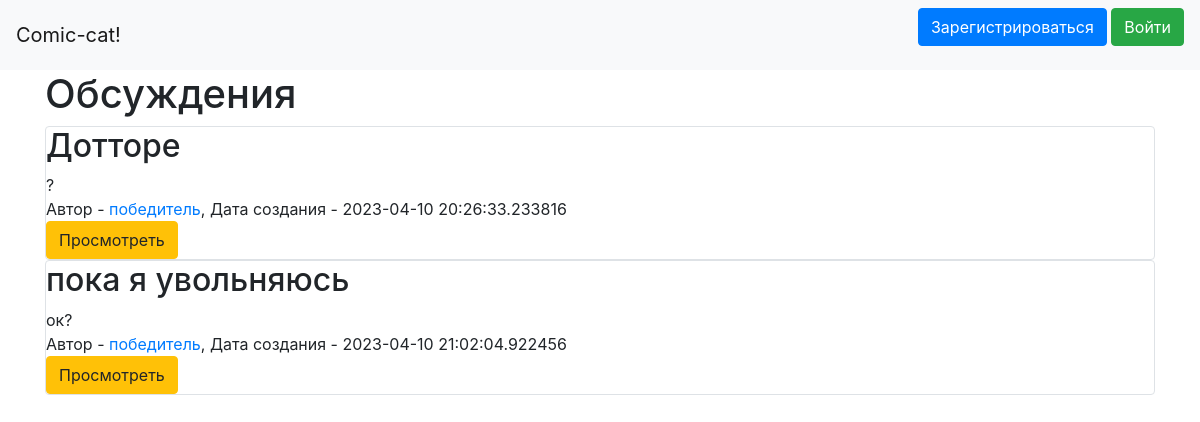
Before: / with the older database file.
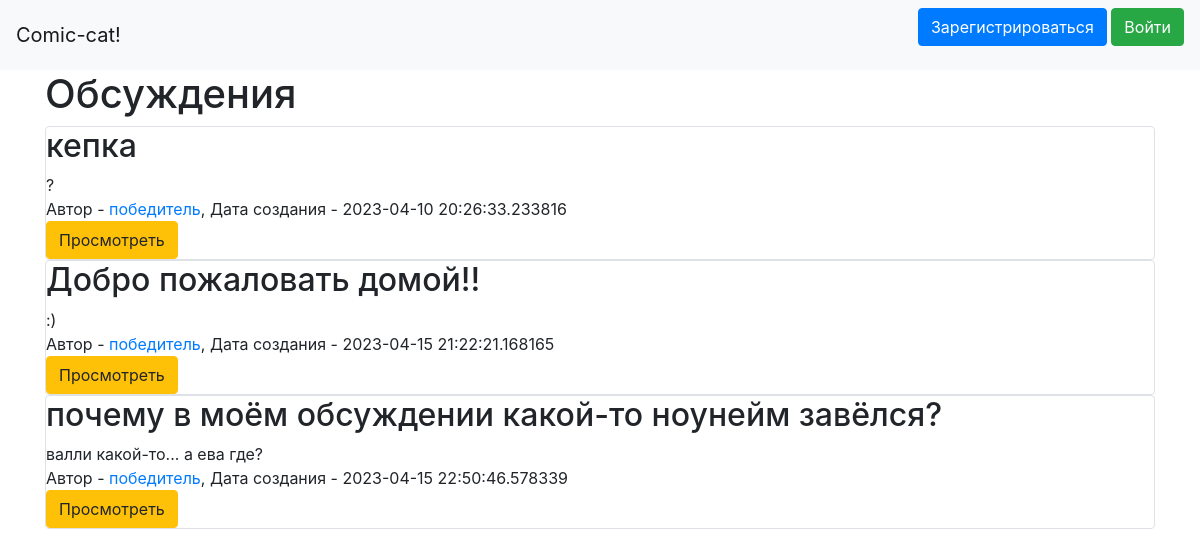
After: the same page with the newer database file.
### data/discussions.py (models this page shows)
class Discussions(SqlAlchemyBase, SerializerMixin):
    __tablename__ = 'discussions'
    id = sqlalchemy.Column(sqlalchemy.Integer,
                           primary_key=True, autoincrement=True)
    title = sqlalchemy.Column(sqlalchemy.String, nullable=True)
    content = sqlalchemy.Column(sqlalchemy.String, nullable=True)
    created_date = sqlalchemy.Column(sqlalchemy.DateTime,
                                     default=datetime.datetime.now)
    is_published = sqlalchemy.Column(sqlalchemy.Boolean, default=True)
    user_id = sqlalchemy.Column(sqlalchemy.Integer,
                                sqlalchemy.ForeignKey("users.id"))
    user = orm.relationship('User')
    categories = orm.relationship("Category",
                                  secondary="association",
                                  backref="news")
    posts = orm.relationship("Posts", back_populates='discussion')

### data/users.py (models this page shows, shortened)
class User(SqlAlchemyBase, UserMixin, SerializerMixin):
    __tablename__ = 'users'
    id = sqlalchemy.Column(sqlalchemy.Integer,
                           primary_key=True, autoincrement=True)
    name = sqlalchemy.Column(sqlalchemy.String, nullable=True)
    about = sqlalchemy.Column(sqlalchemy.String, nullable=True)
    email = sqlalchemy.Column(sqlalchemy.String,
                              index=True, unique=True, nullable=True)
    hashed_password = sqlalchemy.Column(sqlalchemy.String, nullable=True)
    created_date = sqlalchemy.Column(sqlalchemy.DateTime,
                                     default=datetime.datetime.now)
    favorites = sqlalchemy.Column(sqlalchemy.String, nullable=True)
    comics = sqlalchemy.Column(sqlalchemy.String, nullable=True)
    discussions = orm.relationship("Discussions", back_populates='user')
    posts = orm.relationship("Posts", back_populates='user')

### main.py (the view)
@app.route("/")
def index():
    db_sess = db_session.create_session()
    discs = db_sess.query(Discussions)
    return render_template("discussions.html", discs=discs)

### data/db_session.py (called while the page is built)
def create_session() -> Session:
    global __factory
    return __factory()

### templates/discussions.html (shortened to what this page needs)
{% extends "base.html" %}
{% block content %}
<h1>Обсуждения</h1>
{% for item in discs%}
<div class="col-md6 border rounded">
    <h2>{{item.title}}</h2>
    <div>
        {{item.content}}
    </div>
    <div>
        Автор - <a href="/users/{{ item.user.id }}"> {{item.user.name}}</a>, Дата создания - {{item.created_date}}
    </div>
    <div>
        <a href="/discussions/{{ item.id }}" class="btn btn-warning">
            Просмотреть
        </a>
    </div>
</div>
{% endfor %}
{% endblock %}

### templates/base.html (shortened to what this page needs)
<!doctype html>
<html lang="en">
<head>
    <link rel="stylesheet"
          href="https://stackpath.bootstrapcdn.com/bootstrap/4.4.1/css/bootstrap.min.css"
>
</head>
<body>
<header>
    <nav class="navbar navbar-light bg-light">
        <a class="navbar-brand" href="/">Comic-cat!</a>
        {% if current_user.is_authenticated %}
            <a class="navbar-brand" href="/logout">{{ current_user.name }}</a>
        {% else %}
            <p>
                <a class="btn btn-primary " href="/register">Зарегистрироваться</a>
                <a class="btn btn-success" href="/login">Войти</a>
            </p>
        {% endif %}
    </nav>
</header>
<main role="main" class="container">
    {% block content %}{% endblock %}
</main>
</body>
</html>

Changed rows visible on the page:
removed Discussions: title "пока я увольняюсь", content "ок?", user.name "победитель", created_date "2023-04-10 21:02:04.922456"
changed Discussions: title "Дотторе" → "кепка"
added Discussions: title "Добро пожаловать домой!!", content ":)", user.name "победитель", created_date "2023-04-15 21:22:21.168165"
added Discussions: title "почему в моём обсуждении какой-то ноунейм завёлся?", content "валли какой-то... а ева где?", user.name "победитель", created_date "2023-04-15 22:50:46.578339"
